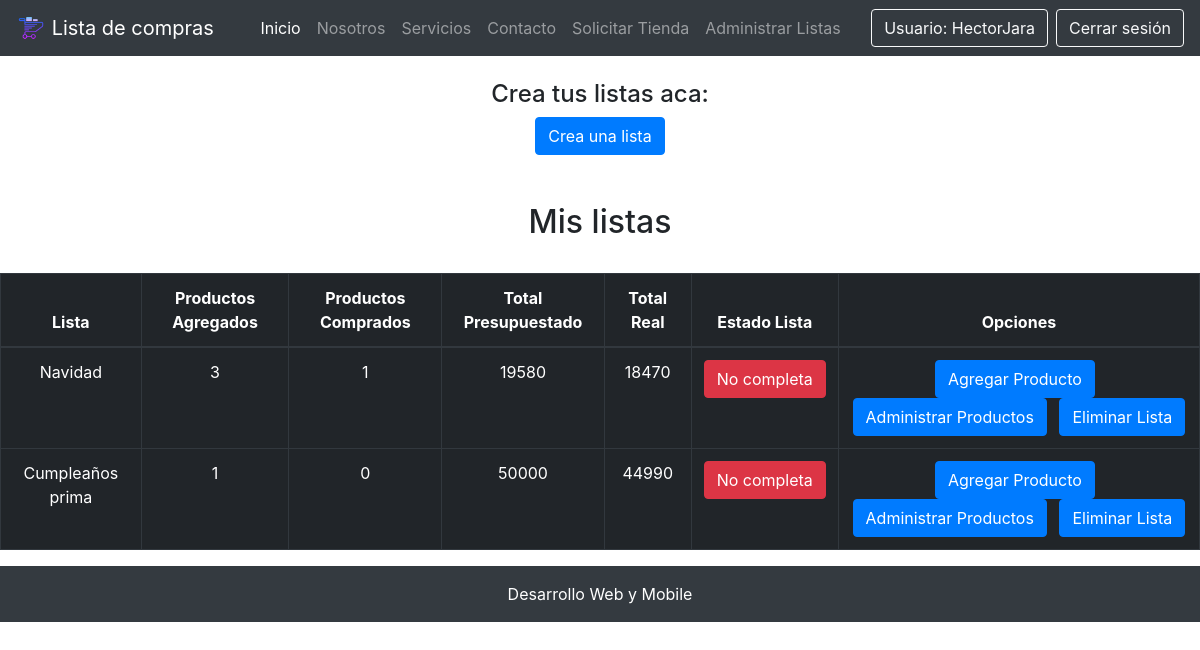
/listar_listas/ (signed in), run on the app's committed database.
### core/models.py (models this page shows, shortened)
class Lista(models.Model):
    usuario = models.ForeignKey(User, on_delete=models.CASCADE, verbose_name="Nombre Usuario")
    nombre_lista = models.CharField(max_length=30 ,verbose_name="Nombre Lista")
    total_productos_agregados = models.IntegerField(verbose_name="Productos Agregados")
    total_productos_comprados = models.IntegerField(verbose_name="Productos Comprados")
    costo_total_presupuestado = models.IntegerField(verbose_name="Total Presupuestado")
    costo_total_real = models.IntegerField(verbose_name="Total Real")
    estadoLista = models.ForeignKey(EstadoLista, on_delete=models.CASCADE, verbose_name="Estado Lista")

class EstadoLista(models.Model):
    nombre = models.CharField(max_length=30, verbose_name="Estado Lista")

### core/views.py (the view)
# urls.py: path('listas/', listar_listas, name="api_listar_listas"),
@login_required
def listar_listas(request):
    listas = Lista.objects.filter(usuario=request.user)
    return render(request, 'core/listar_listas.html', {
        'listas': listas
    })

### core/templates/core/listar_listas.html (shortened to what this page needs)
{% extends 'core/base.html' %}
{% load static %}
{% block contenido %}
<br>
<div class="container">
    <div class="row">
        <div class="col-12 text-center">
            <h4 class="text-center">Crea tus listas aca:</h4>
            <a class="btn btn-primary" href="{% url 'crear_lista' %}">Crea una lista</a>
        </div>
    </div>
</div>
<br>
<br>
<h2 class="d-flex justify-content-around">Mis listas</h2>
<br>
<div class="table-responsive">
    <table class="table table-dark table-bordered table-hover table-condensed">
        <thead>
            <tr>
                <th class="text-center">Lista</th>
                <th class="text-center">Productos Agregados</th>
                <th class="text-center">Productos Comprados</th>
                <th class="text-center">Total Presupuestado</th>
                <th class="text-center">Total Real</th>
                <th class="text-center">Estado Lista</th>
                <th class="text-center">Opciones</th>
            </tr>
        </thead>
        <tbody>
            {% for l in listas %}
            <tr>
                <td class="text-center">{{ l.nombre_lista }}</td>
                <td class="text-center">{{ l.total_productos_agregados }}</td>
                <td class="text-center">{{ l.total_productos_comprados }}</td>
                <td class="text-center">{{ l.costo_total_presupuestado }}</td>
                <td class="text-center">{{ l.costo_total_real }}</td>
                {% if l.estadoLista.id == 1 %}
                    <td class="text-center">
                        <a href="" class="btn btn-danger">{{ l.estadoLista.nombre }}</a>
                    </td>
                {% else %}
                    <td class="text-center">
                        <a href="" class="btn btn-success">{{ l.estadoLista.nombre }}</a>
                    </td>
                {% endif %}
                <td class="text-center">
                    <a class="btn btn-primary mr-2" href="{% url 'form_producto' l.id %}">Agregar Producto</a>
                    <a class="btn btn-primary mr-2" href="{% url 'listar_productos' l.id %}" >Administrar Productos</a>
                    <a class="btn btn-primary" href="{% url 'eliminar_lista' l.id %}">Eliminar Lista</a>
                </td>
            </tr>
            {% endfor %}
        </tbody>
    </table>
</div>
{% endblock contenido %}

### core/templates/core/base.html (shortened to what this page needs)
<!DOCTYPE html>
<html lang="en">
{% load pwa %}
<head>
    {% load static %}
    <link rel="stylesheet" href="{% static 'core/css/estilos.css' %}">
    <link rel="stylesheet" href="https://stackpath.bootstrapcdn.com/bootstrap/4.1.3/css/bootstrap.min.css"
>
</head>
<body>
    <header>
        <nav class="navbar navbar-expand-lg navbar-dark bg-dark sticky-top">
            <a class="navbar-brand" href="{% url 'home' %}">
                <img src="{% static 'core/img/carrito_icon.png' %}" width="30" height="30" class="d-inline-block align-top"
                    alt="">
                Lista de compras
            </a>
            <div class="collapse navbar-collapse" id="navbarNavAltMarkup">
                <div class="navbar-nav mr-auto ml-auto text-center">
                    <a class="nav-item nav-link active" href="{% url 'home' %}">Inicio</a>
                    <a class="nav-item nav-link" href="#">Nosotros</a>
                    <a class="nav-item nav-link" href="#">Servicios</a>
                    <a class="nav-item nav-link" href="#">Contacto</a>
                    {% if request.user.is_authenticated %}
                        <a class="nav-item nav-link" href="{% url 'agregar_tienda' %}">Solicitar Tienda</a>
                        <a class="nav-item nav-link" href="{% url 'listado_listas' %}">Administrar Listas</a>
                    {% endif %}
                </div>
                <div class="d-flex flex-row justify-content-center">
                    {% if request.user.is_authenticated %}
                    <a href="" class="btn btn-outline-light mr-2">Usuario: {{ request.user.username }}</a>
                    <a class="btn btn-outline-light" href="{% url 'logout' %}">Cerrar sesión</a>
                    {% else %}
                    <a class="btn btn-outline-light mr-2" href="{% url 'login' %}">Login</a>
                    <a class="btn btn-outline-light" href="{% url 'register' %}">Registrate</a>
                    {% endif %}
                </div>
            </div>
        </nav>
    </header>
    <div class="contenido">
        {% block contenido %}
        {% endblock contenido %}
    </div>
    <footer class="page-footer font-small">
        <p class="text-center py-3 p-3 mb-2 bg-dark text-white">Desarrollo Web y Mobile</p>
    </footer>
</body>
</html>

### core/static/core/css/estilos.css (style rules this page uses)
* { margin: 0; padding: 0; }

### data on the page
Lista: nombre_lista "Navidad", total_productos_agregados "3", total_productos_comprados "1", costo_total_presupuestado "19580", costo_total_real "18470", estadoLista.nombre "No completa"
Lista: nombre_lista "Cumpleaños prima", total_productos_agregados "1", total_productos_comprados "0", costo_total_presupuestado "50000", costo_total_real "44990", estadoLista.nombre "No completa"

### other printed values
{{ request.user.username }} "HectorJara"
